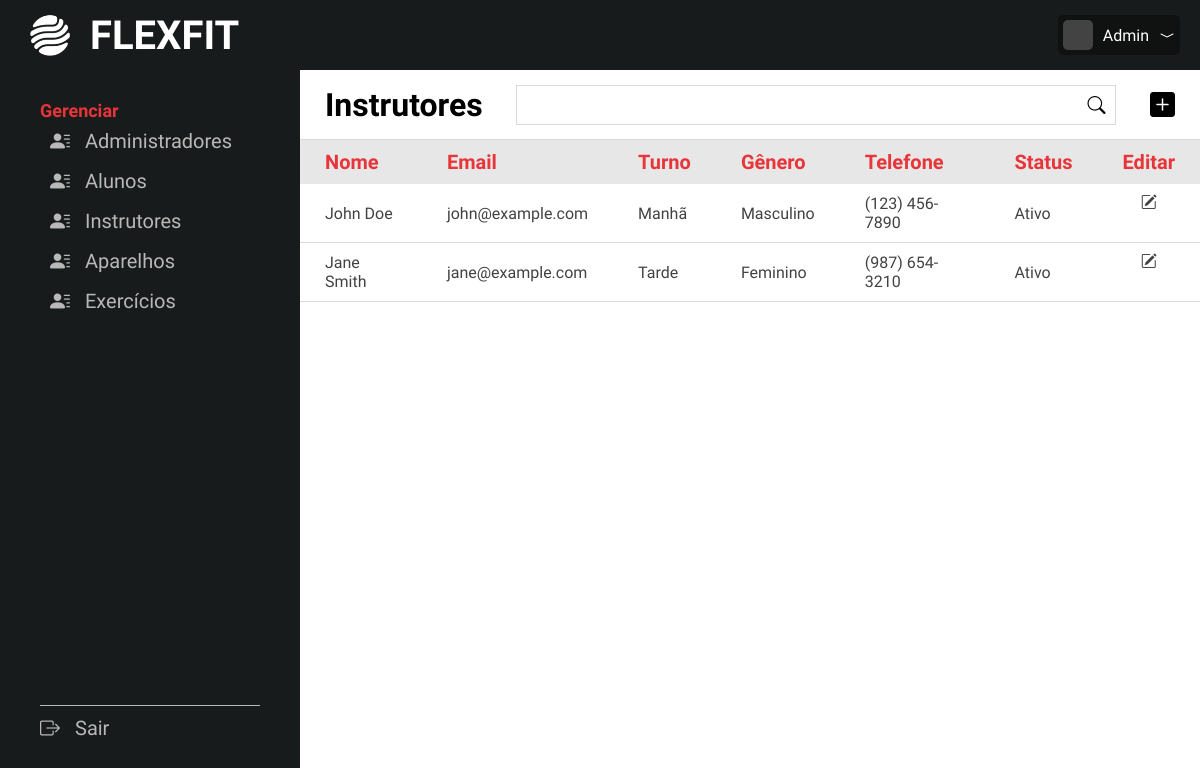
/adm/listainstrutor.php (signed in), run on the app's committed database.
### tables this page shows
CREATE TABLE instrutores(
    instr_id INT NOT NULL AUTO_INCREMENT PRIMARY KEY,
    instr_cpf VARCHAR(20) NOT NULL,
    instr_telefone VARCHAR(14) NOT NULL,
    instr_turno ENUM('Manhã', 'Tarde', 'Noite') NOT NULL,
    instr_sexo ENUM('Masculino','Feminino') NULL,
    instr_status CHAR(1) NOT NULL,
    fk_usu_id INT NOT NULL,
    FOREIGN KEY (fk_usu_id) REFERENCES usuarios(usu_id)
);

CREATE TABLE usuarios(
    usu_id INT NOT NULL AUTO_INCREMENT PRIMARY KEY,
    usu_nome VARCHAR(20) NOT NULL,
    usu_sobrenome VARCHAR(50) NOT NULL,
    usu_email VARCHAR(60) NOT NULL,
    usu_senha VARCHAR(255) NOT NULL,
    usu_funcao CHAR(1),
    usu_img LONGBLOB
);

### adm/listainstrutor.php (the view, shortened to what this page needs)
<?php
include("backnav.php");
$sql = "SELECT * FROM usuarios AS u
        INNER JOIN instrutores AS i ON u.usu_id = i.fk_usu_id
        WHERE i.instr_status = 's' AND u.usu_funcao = 'i';";
$resultado = mysqli_query($link, $sql);
?>
<!DOCTYPE html>
<html lang="en">
<head>
    <link rel="stylesheet" href="../css/style.css">
    <link rel="stylesheet" href="https://cdn.jsdelivr.net/npm/bootstrap-icons@1.11.3/font/bootstrap-icons.min.css">
</head>
<body>
<main class="main-lista">
        <header class="lista-header">
            <div class="left">
                <h3>Instrutores</h3>
            </div>
            <div class="middle">
                <form action="listainstrutor.php" method="post" class="search-form">
                    <div class="input-box">
                        <input type="text" name="search">
                        <button type="submit" class="search-btn" name="searchbtn"><i class="bi bi-search"></i></button>
                    </div>
                </form>
            </div>
            <div class="right">
                <a href="novoinstrutor.php"><i class="bi bi-plus-square-fill"></i></a>
            </div>
        </header>
        <div class="lista-container">
            <table>
                <thead>
                    <tr>
                        <th>Nome</th>
                        <th>Email</th>
                        <th>Turno</th>
                        <th>Gênero</th>
                        <th>Telefone</th>
                        <th>Status</th>
                        <th class="tools">Editar</th>
                    </tr>
                </thead>
                <tbody>
                    <?php
                    while ($tbl = mysqli_fetch_array($resultado)){
                    ?>
                    <tr>
                        <td><?=$tbl['usu_nome']?> <?=$tbl['usu_sobrenome']?></td>
                        <td><?=$tbl['usu_email']?></td>
                        <td><?=$tbl['instr_turno']?></td>
                        <td><?=$tbl['instr_sexo']?></td>
                        <td><?=$tbl['instr_telefone']?></td>
                        <td><?= $check = ($tbl['instr_status'] == "s") ? "Ativo" : "Inativo" ?></td>
                        <td class="tools">
                            <a href="alterainstrutor.php?id=<?=$tbl[0]?>"><i class="bi bi-pencil-square"></i></a>
                        </td>
                    </tr>
                    <?php
                    }
                    ?>
                </tbody>
            </table>
        </div>
    </main>
</body>
</html>

### css/style.css (style rules this page uses)
* { font-family: "Saira Condensed", sans-serif; margin: 0; padding: 0; text-decoration: none; box-sizing: border-box; list-style: none; scroll-behavior: smooth; }
body { background-color: #E8E7E8; }
.main-lista { background-color: #FFF; width: calc(100% - 300px); height: calc(100vh - 70px); float: right; display: grid; grid-template-rows: 70px 1fr; }
.main-lista .lista-header { padding: 0 25px; display: flex; align-items: center; justify-content: space-between; border-bottom: 1px solid #dbdad9; }
.main-lista .lista-header h3 { font-size: 32px; font-weight: 600; }
.main-lista .lista-header a { color: #000; }
.main-lista .lista-header .right i { font-size: 25px; }
.main-lista .lista-header .middle .search-form .input-box { display: flex; width: 600px; height: 40px; border: 1px solid #dbdad9; }
.main-lista .lista-header .middle .search-form .input-box input { width: 100%; border: none; background: none; padding: 0 15px; outline: none; font-size: 16px; }
.main-lista .lista-header .middle .search-form .input-box .search-btn { padding: 0 10px; border: none; background: none; cursor: pointer; }
.main-lista .lista-header .middle .search-form .input-box .search-btn i { font-size: 18px; }
.main-lista .lista-container table { width: 100%; border-collapse: collapse; text-align: left; }
.main-lista .lista-container table thead { background-color: #E8E7E8; }
.main-lista .lista-container table thead tr th { padding: 10px 25px; font-size: 20px; color: #E73539; }
.main-lista .lista-container table thead tr .tools { text-align: center; }
.main-lista .lista-container table tbody tr { border-bottom: 1px solid #dbdad9; }
.main-lista .lista-container table tbody tr td { padding: 10px 25px; font-size: 16px; font-weight: 500; color: #424242; }
.main-lista .lista-container table tbody tr .tools { display: flex; justify-content: center; gap: 15px; }
.main-lista .lista-container table tbody tr .tools a { color: #424242; }

### data on the page
instrutores: fk_usu.usu_nome "John", fk_usu.usu_sobrenome "Doe", fk_usu.usu_email "john@example.com", instr_turno "Manhã", instr_sexo "Masculino", instr_telefone "(123) 456-7890", instr_status "Ativo"
instrutores: fk_usu.usu_nome "Jane", fk_usu.usu_sobrenome "Smith", fk_usu.usu_email "jane@example.com", instr_turno "Tarde", instr_sexo "Feminino", instr_telefone "(987) 654-3210", instr_status "Ativo"

### other printed values
$nome "Admin"
